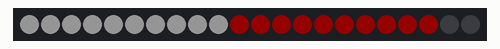
Recording of a program running on a simulated Arduino Nano, built with avr-gcc and run on an emulated ATmega328P. On the bench: 22 RGB LEDs in strip order, left to right. Dim RGB values are drawn brighter than linear; the strip is taken to match the declared colour order; what the program prints to the serial monitor is not drawn.

Above: at 3.5 s.
At 26.6 s:
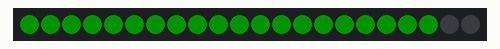

The program:

main.cpp
```cpp
#include <Arduino.h>
#include <Adafruit_NeoPixel.h>

#define LED_PIN PD3
#define NB_LEDS 22

#define TURN_CYCLE_IN_MILLIS 1500

// Declare our NeoPixel strip object:
Adafruit_NeoPixel *strip;

bool turnLeftPressed = false;
bool turnLeftLedsOn = false;
bool oldTurnLeftPressed = false;
bool lightPressed = false;
bool oldLightPressed = false;

uint32_t startTurnLeftTime = 0;
uint32_t startLightTime = 0;

uint32_t lightColor;
uint32_t brakeColor;

void setup()
{
  Serial.begin(115200);

  Serial.println("setup begin");

  strip = new Adafruit_NeoPixel(NB_LEDS, LED_PIN, NEO_RGB + NEO_KHZ800);
  strip->begin(); // INITIALIZE NeoPixel strip object (REQUIRED)
  strip->show();  // Turn OFF all pixels ASAP
  strip->setBrightness(20);

  Serial.println("setup end");
}

void loop()
{

  // detect button press change to "pressed"
  if ((turnLeftPressed == true) && (oldTurnLeftPressed == false))
    startTurnLeftTime = millis();
  oldTurnLeftPressed = turnLeftPressed;

  if ((lightPressed == true) && (oldLightPressed == false))
    startLightTime = millis();
  oldLightPressed = lightPressed;

  // set color for light
  lightColor = (millis() - startLightTime) / 10;
  if (lightColor > 255)
    lightColor = 255;
  brakeColor = (millis() - startLightTime) / 10;
  if (brakeColor > 255)
    brakeColor = 255;

  // process left turn state
  if (turnLeftPressed)
  {
    if ((millis() - startTurnLeftTime) % TURN_CYCLE_IN_MILLIS > TURN_CYCLE_IN_MILLIS / 2)
    {
      turnLeftLedsOn = false;
    }
    else
    {
      turnLeftLedsOn = true;
    }
  }
  Serial.println("millis = " + (String)millis() + " / nextTurnLeftOn = " + (String)startTurnLeftTime + " / turnLeftLedsOn = " + (String)turnLeftLedsOn + " / startLightTime = " + (String)startLightTime + " / lightColor = " + (String)lightColor);

  // Push led states
  // sector A
  for (int i = 0; i < 10; i++)
  {
    if (turnLeftPressed)
    {
      if (turnLeftLedsOn)
      {
        strip->setPixelColor(i, strip->Color(0, 255, 0, 10));
      }
      else
      {
        strip->setPixelColor(i, strip->Color(0, 0, 0, 10));
      }
    }
    else if (lightPressed)
    {
      strip->setPixelColor(i, strip->Color(lightColor, lightColor, lightColor, 10));
    }
    else
    {
      strip->setPixelColor(i, strip->Color(0, 0, 0, 10));
    }
  }

  // sector B
  for (int i = 10; i < 20; i++)
  {

    if (turnLeftPressed)
    {
      if (turnLeftLedsOn)
      {
        strip->setPixelColor(i, strip->Color(0, 255, 0, 10));
      }
      else
      {
        strip->setPixelColor(i, strip->Color(0, 0, 0, 10));
      }
    }
    else if (lightPressed)
    {
      strip->setPixelColor(i, strip->Color(brakeColor, 0, 0, 10));
    }
    else
    {
      strip->setPixelColor(i, strip->Color(0, 0, 0, 10));
    }
  }

  strip->show();

  // Serial.print(".");

  delay(5);

  // button press simulation
  if (millis() > 1000)
  {
    lightPressed = true;
    turnLeftPressed = false;
  }

  if (millis() > 10000)
  {
    lightPressed = true;
    turnLeftPressed = true;
  }
}
```

Measured:
- what the display in image 0 shows lasts 6.5 s, from 3.5 s to 10.0 s
- what the display in image 1 shows lasts 0.8 s, from 26.5 s to 27.3 s
